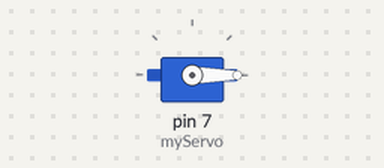
Simulated run of this sketch. Board: Arduino Uno, built with avr-gcc and run on an emulated ATmega328P. Parts: servo. What the sketch prints to the serial monitor is not drawn.

Above: at 0.05 s.
At 0.65 s:
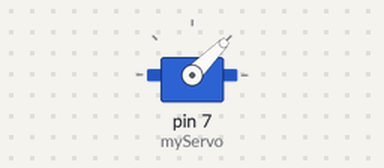
At 1.25 s:
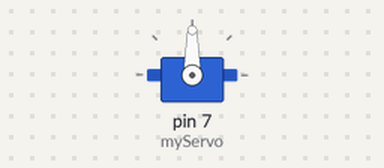
At 2.5 s:
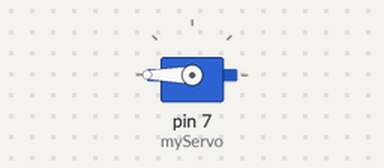
Timing chart, 0 to 5.8 s (numbered marks = the images above):
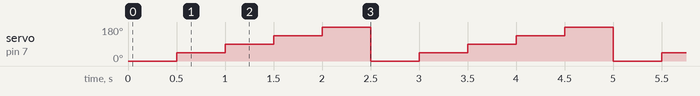

The sketch:

testePilha.ino
```cpp
#include <Servo.h>

Servo myServo;
int cont = 0;

void setup()
{
  myServo.attach(7);
  Serial.begin(9600);
}

void loop()
{
  myServo.write(0);
  delay(500);
  cont += 1;
  myServo.write(45);
  delay(500);
  cont += 1;
  myServo.write(90);
  delay(500);
  cont += 1;
  myServo.write(135);
  delay(500);
  cont += 1;
  myServo.write(180);
  delay(500);
  cont += 1;
  Serial.println(cont);
}
```

Measured:
- by itself, servo on pin 7 (myServo): repeats every 2.5 s: 90° 0.50 s, 135° 0.50 s, 180° 0.50 s, 0° 0.50 s, 45° 0.50 s
